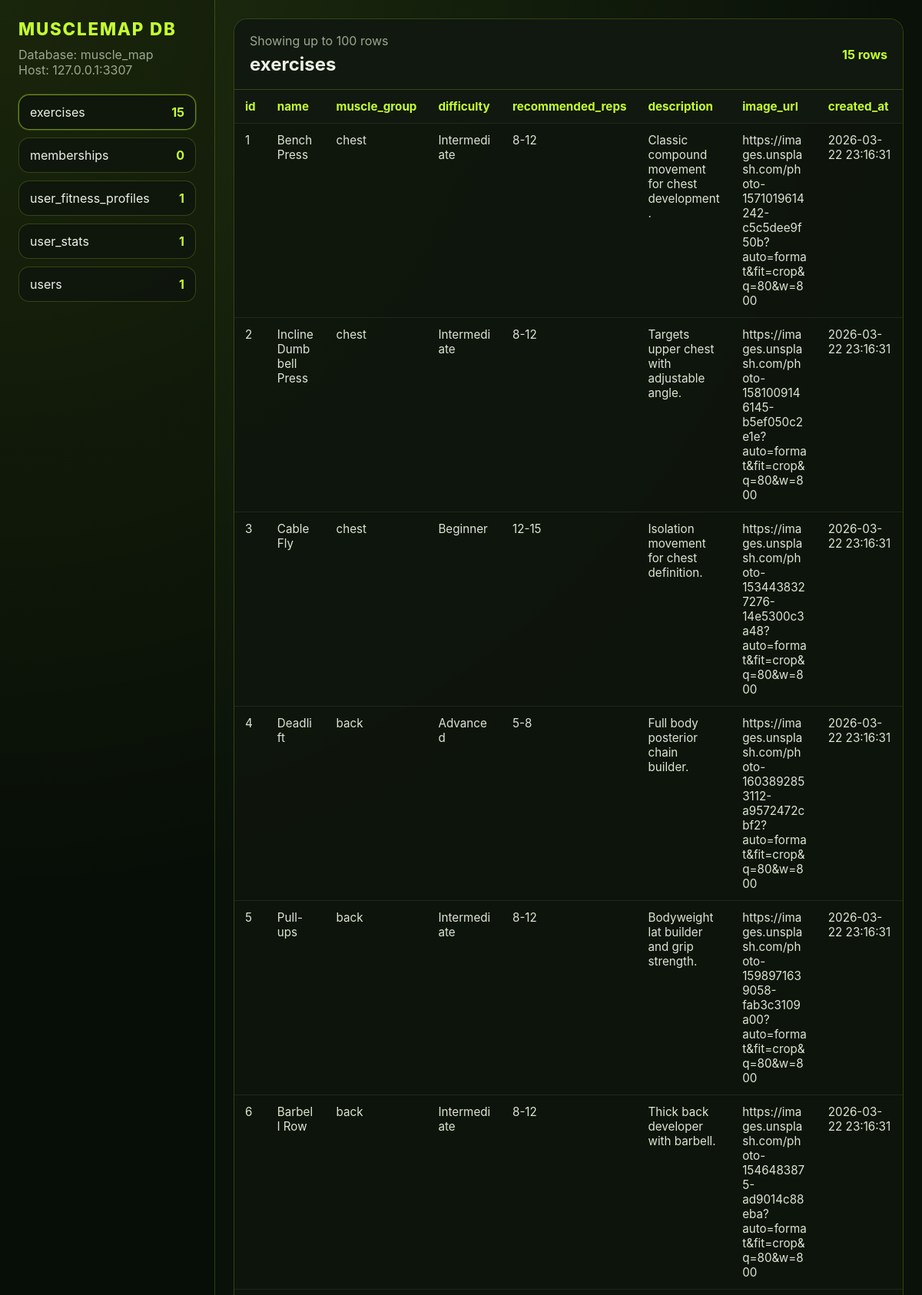
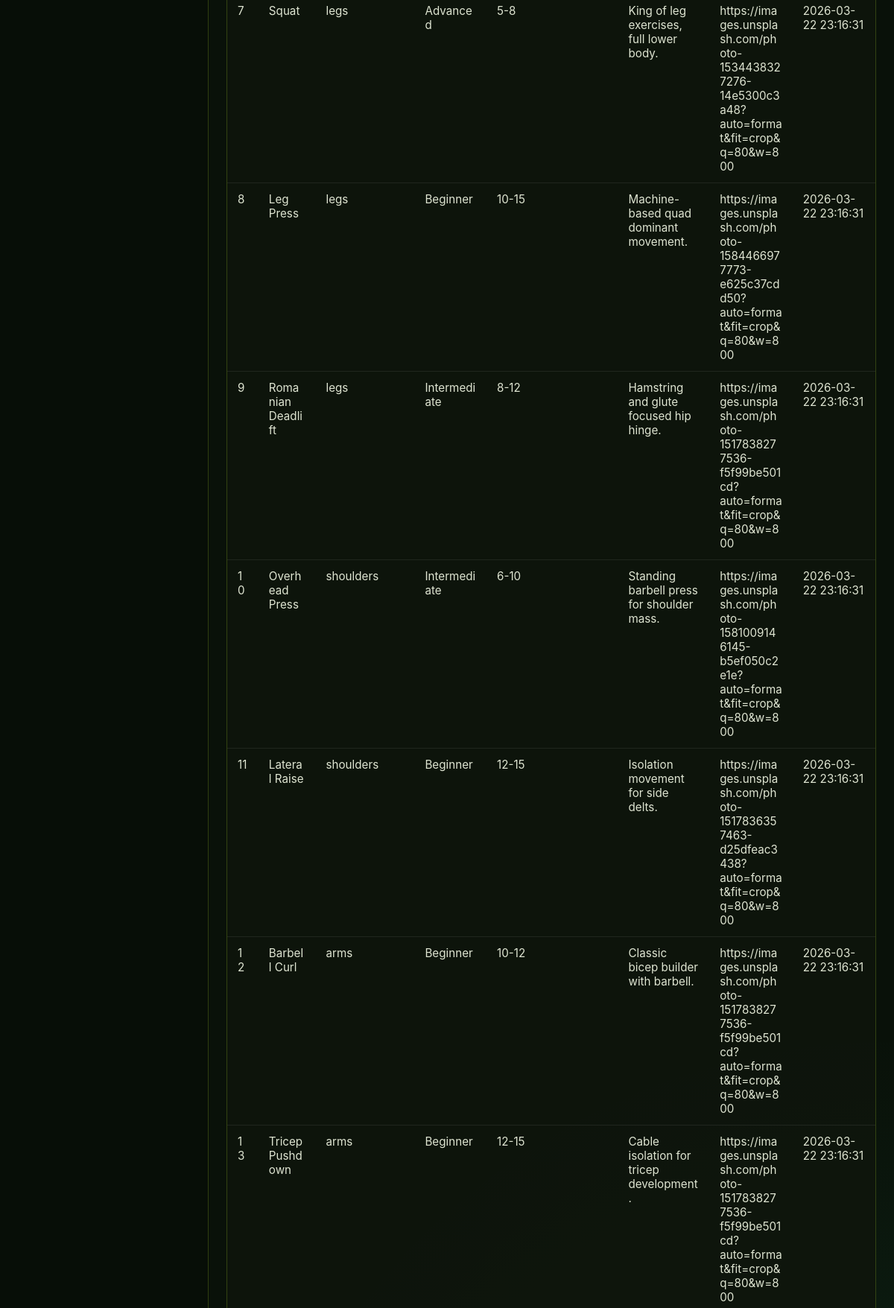
Page /dbgui/index.php (upper part) on the committed database (2 pictures, top to bottom).
### tables this page shows
CREATE TABLE IF NOT EXISTS exercises (
    id INT AUTO_INCREMENT PRIMARY KEY,
    name VARCHAR(120) NOT NULL,
    muscle_group VARCHAR(50) NOT NULL,
    difficulty ENUM('Beginner', 'Intermediate', 'Advanced') DEFAULT 'Beginner',
    recommended_reps VARCHAR(20),
    description TEXT,
    image_url VARCHAR(255),
    created_at TIMESTAMP DEFAULT CURRENT_TIMESTAMP,
    UNIQUE KEY unique_exercise_name (name),
    KEY idx_exercises_muscle_group (muscle_group)
);

### dbgui/index.php (the view, shortened to what this page needs)
<?php
$db = mm_db();
$databaseName = getenv('DB_DATABASE') ?: 'muscle_map';
$tables = [];
$tableCounts = [];
$selectedTable = null;
$rows = [];
$columns = [];
$tableResult = $db->query('SHOW TABLES');
while ($tableName = $tableResult->fetchColumn()) {
    $tables[] = $tableName;
}
foreach ($tables as $tableName) {
    $countStmt = $db->query('SELECT COUNT(*) FROM `' . str_replace('`', '``', $tableName) . '`');
    $tableCounts[$tableName] = (int) $countStmt->fetchColumn();
}
$requestedTable = isset($_GET['table']) ? (string) $_GET['table'] : '';
if ($requestedTable !== '' && in_array($requestedTable, $tables, true)) {
    $selectedTable = $requestedTable;
} elseif (!empty($tables)) {
    $selectedTable = $tables[0];
}
if ($selectedTable !== null) {
    $safeTable = str_replace('`', '``', $selectedTable);
    $dataStmt = $db->query('SELECT * FROM `' . $safeTable . '` LIMIT 100');
    $rows = $dataStmt->fetchAll();
    $columns = !empty($rows) ? array_keys($rows[0]) : [];
}
?>
<!doctype html>
<html lang="en">
  <head>
  </head>
  <body>
    <div class="layout">
      <aside class="sidebar">
        <h1 class="brand">MuscleMap DB</h1>
        <p class="meta">Database: <?= htmlspecialchars($databaseName, ENT_QUOTES, 'UTF-8') ?><br>Host: 127.0.0.1:3307</p>
        <nav class="table-list">
          <?php foreach ($tables as $tableName): ?>
            <a
              class="table-link<?= $tableName === $selectedTable ? ' active' : '' ?>"
              href="?table=<?= urlencode($tableName) ?>"
            >
              <span><?= htmlspecialchars($tableName, ENT_QUOTES, 'UTF-8') ?></span>
              <span class="count"><?= $tableCounts[$tableName] ?? 0 ?></span>
            </a>
          <?php endforeach; ?>
        </nav>
      </aside>
      <main class="content">
        <section class="card">
          <div class="card-header">
            <div>
              <p class="meta" style="margin:0 0 6px;">Showing up to 100 rows</p>
              <h2 class="card-title"><?= htmlspecialchars((string) $selectedTable, ENT_QUOTES, 'UTF-8') ?></h2>
            </div>
            <div class="count"><?= $selectedTable !== null ? ($tableCounts[$selectedTable] ?? 0) : 0 ?> rows</div>
          </div>
          <?php if ($selectedTable === null): ?>
            <div class="empty">No tables found.</div>
          <?php elseif (empty($columns)): ?>
            <div class="empty">Table exists but has no columns to display.</div>
          <?php else: ?>
            <div class="table-wrap">
              <table>
                <thead>
                  <tr>
                    <?php foreach ($columns as $column): ?>
                      <th><?= htmlspecialchars((string) $column, ENT_QUOTES, 'UTF-8') ?></th>
                    <?php endforeach; ?>
                  </tr>
                </thead>
                <tbody>
                  <?php if (empty($rows)): ?>
                    <tr>
                      <td colspan="<?= count($columns) ?>">No rows in this table.</td>
                    </tr>
                  <?php else: ?>
                    <?php foreach ($rows as $row): ?>
                      <tr>
                        <?php foreach ($columns as $column): ?>
                          <td><?= htmlspecialchars((string) ($row[$column] ?? ''), ENT_QUOTES, 'UTF-8') ?></td>
                        <?php endforeach; ?>
                      </tr>
                    <?php endforeach; ?>
                  <?php endif; ?>
                </tbody>
              </table>
            </div>
          <?php endif; ?>
        </section>
      </main>
    </div>
  </body>
</html>

### dbgui/index.php (style rules this page uses)
:root { --bg: #091109; --panel: rgba(15, 22, 13, 0.9); --panel-strong: #10180f; --line: rgba(197, 255, 47, 0.2); --text: #edf1e4; --muted: #9ca690; --accent: #c5ff2f; }
* { box-sizing: border-box; }
body { margin: 0; font-family: -apple-system, BlinkMacSystemFont, "Segoe UI", sans-serif; color: var(--text); background: radial-gradient(circle at top left, rgba(197, 255, 47, 0.12), transparent 28%), radial-gradient(circle at bottom right, rgba(61, 220, 151, 0.1), transparent 22%), var(--bg); }
.layout { min-height: 100vh; display: grid; grid-template-columns: 280px minmax(0, 1fr); }
.sidebar, .content { padding: 24px; }
.sidebar { border-right: 1px solid var(--line); background: rgba(0, 0, 0, 0.18); }
.brand { font-size: 1.4rem; font-weight: 800; letter-spacing: 0.08em; text-transform: uppercase; color: var(--accent); margin: 0 0 10px; }
.meta { color: var(--muted); margin: 0 0 22px; }
.table-list { display: grid; gap: 10px; }
.table-link { display: flex; align-items: center; justify-content: space-between; gap: 12px; padding: 12px 14px; border: 1px solid var(--line); border-radius: 14px; color: inherit; text-decoration: none; background: var(--panel); }
.table-link.active { border-color: rgba(197, 255, 47, 0.5); box-shadow: 0 0 0 1px rgba(197, 255, 47, 0.18); }
.count { color: var(--accent); font-weight: 700; }
.card { border: 1px solid var(--line); border-radius: 18px; background: var(--panel); overflow: hidden; }
.card-header { display: flex; align-items: center; justify-content: space-between; gap: 16px; padding: 18px 20px; background: var(--panel-strong); border-bottom: 1px solid var(--line); }
.card-title { margin: 0; font-size: 1.5rem; }
.table-wrap { overflow: auto; }
table { width: 100%; border-collapse: collapse; }
th, td { padding: 12px 14px; border-bottom: 1px solid rgba(255, 255, 255, 0.08); text-align: left; vertical-align: top; font-size: 0.95rem; }
th { position: sticky; top: 0; background: #11180f; color: var(--accent); }
td { color: #dfe5d2; max-width: 280px; white-space: pre-wrap; word-break: break-word; }

### rows in the picture
exercises: id "1", name "Bench Press", muscle_group "chest", difficulty "Intermediate", recommended_reps "8-12", description "Classic compound movement for chest development.", image_url "https://images.unsplash.com/photo-1571019614242-c5c5dee9f50b?auto=format&fit=crop&q=80&w=800", created_at "2026-03-22 23:16:31"
exercises: id "2", name "Incline Dumbbell Press", muscle_group "chest", difficulty "Intermediate", recommended_reps "8-12", description "Targets upper chest with adjustable angle.", image_url "https://images.unsplash.com/photo-1581009146145-b5ef050c2e1e?auto=format&fit=crop&q=80&w=800", created_at "2026-03-22 23:16:31"
exercises: id "3", name "Cable Fly", muscle_group "chest", difficulty "Beginner", recommended_reps "12-15", description "Isolation movement for chest definition.", image_url "https://images.unsplash.com/photo-1534438327276-14e5300c3a48?auto=format&fit=crop&q=80&w=800", created_at "2026-03-22 23:16:31"
exercises: id "4", name "Deadlift", muscle_group "back", difficulty "Advanced", recommended_reps "5-8", description "Full body posterior chain builder.", image_url "https://images.unsplash.com/photo-1603892853112-a9572472cbf2?auto=format&fit=crop&q=80&w=800", created_at "2026-03-22 23:16:31"
exercises: id "5", name "Pull-ups", muscle_group "back", difficulty "Intermediate", recommended_reps "8-12", description "Bodyweight lat builder and grip strength.", image_url "https://images.unsplash.com/photo-1598971639058-fab3c3109a00?auto=format&fit=crop&q=80&w=800", created_at "2026-03-22 23:16:31"
exercises: id "6", name "Barbell Row", muscle_group "back", difficulty "Intermediate", recommended_reps "8-12", description "Thick back developer with barbell.", image_url "https://images.unsplash.com/photo-1546483875-ad9014c88eba?auto=format&fit=crop&q=80&w=800", created_at "2026-03-22 23:16:31"
exercises: id "7", name "Squat", muscle_group "legs", difficulty "Advanced", recommended_reps "5-8", description "King of leg exercises, full lower body.", image_url "https://images.unsplash.com/photo-1534438327276-14e5300c3a48?auto=format&fit=crop&q=80&w=800", created_at "2026-03-22 23:16:31"
exercises: id "8", name "Leg Press", muscle_group "legs", difficulty "Beginner", recommended_reps "10-15", description "Machine-based quad dominant movement.", image_url "https://images.unsplash.com/photo-1584466977773-e625c37cdd50?auto=format&fit=crop&q=80&w=800", created_at "2026-03-22 23:16:31"
exercises: id "9", name "Romanian Deadlift", muscle_group "legs", difficulty "Intermediate", recommended_reps "8-12", description "Hamstring and glute focused hip hinge.", image_url "https://images.unsplash.com/photo-1517838277536-f5f99be501cd?auto=format&fit=crop&q=80&w=800", created_at "2026-03-22 23:16:31"
exercises: id "10", name "Overhead Press", muscle_group "shoulders", difficulty "Intermediate", recommended_reps "6-10", description "Standing barbell press for shoulder mass.", image_url "https://images.unsplash.com/photo-1581009146145-b5ef050c2e1e?auto=format&fit=crop&q=80&w=800", created_at "2026-03-22 23:16:31"
exercises: id "11", name "Lateral Raise", muscle_group "shoulders", difficulty "Beginner", recommended_reps "12-15", description "Isolation movement for side delts.", image_url "https://images.unsplash.com/photo-1517836357463-d25dfeac3438?auto=format&fit=crop&q=80&w=800", created_at "2026-03-22 23:16:31"
exercises: id "12", name "Barbell Curl", muscle_group "arms", difficulty "Beginner", recommended_reps "10-12", description "Classic bicep builder with barbell.", image_url "https://images.unsplash.com/photo-1517838277536-f5f99be501cd?auto=format&fit=crop&q=80&w=800", created_at "2026-03-22 23:16:31"
exercises: id "13", name "Tricep Pushdown", muscle_group "arms", difficulty "Beginner", recommended_reps "12-15", description "Cable isolation for tricep development.", image_url "https://images.unsplash.com/photo-1517838277536-f5f99be501cd?auto=format&fit=crop&q=80&w=800", created_at "2026-03-22 23:16:31"

### other values in the picture
$databaseName "muscle_map"
$tableName "exercises"
$tableCounts[$tableName] "15"
$tableName "memberships"
$tableCounts[$tableName] "0"
$tableName "user_fitness_profiles"
$tableCounts[$tableName] "1"
$tableName "user_stats"
$tableName "users"
$selectedTable "exercises"
$tableCounts[$selectedTable] "15"
$column "id"
$column "name"
$column "muscle_group"
$column "difficulty"
